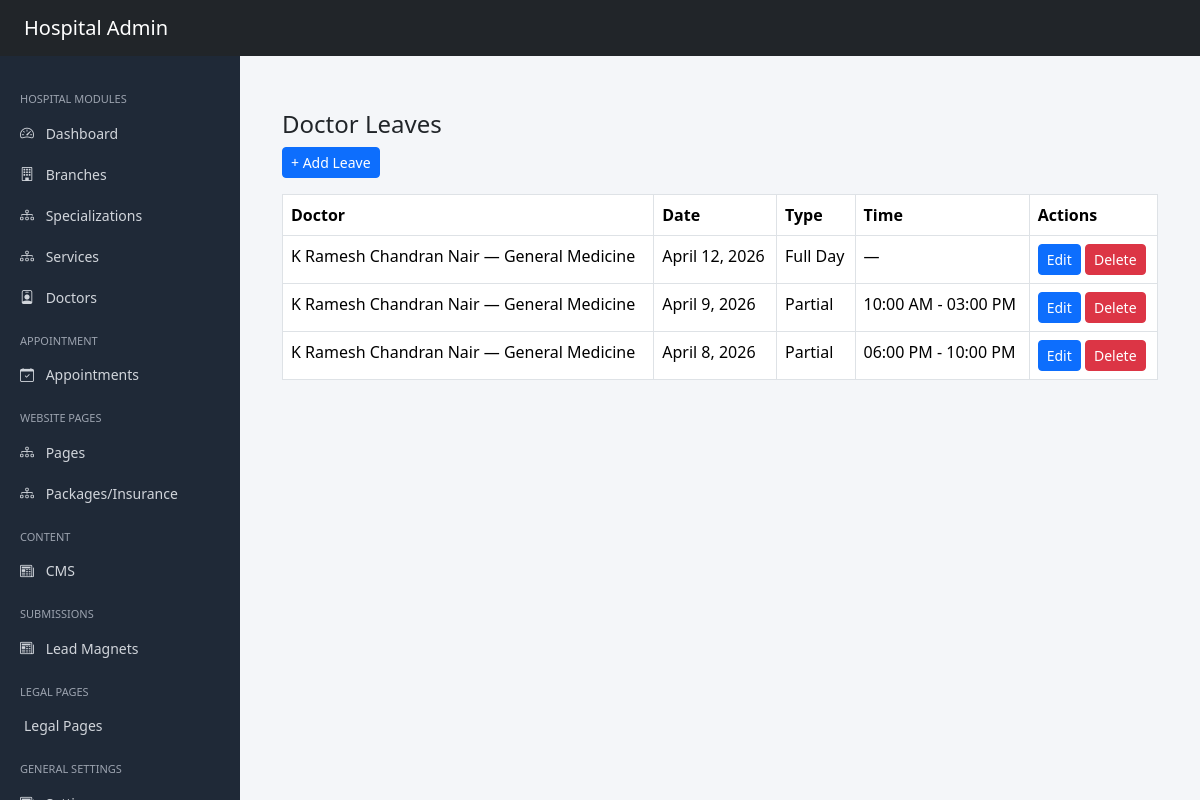
/administrator/leave/, run on the app's committed database.
### administrator/models.py (models this page shows, shortened)
class DoctorLeave(models.Model):
    doctor = models.ForeignKey(
        "Doctor",
        on_delete=models.CASCADE,
        related_name="leaves"
    )
    date = models.DateField()
    is_full_day = models.BooleanField(default=True)
    start_time = models.TimeField(null=True, blank=True)
    end_time = models.TimeField(null=True, blank=True)
    reason = models.CharField(max_length=255, blank=True)

class SEOModel(models.Model):
    meta_title = models.CharField(max_length=255, blank=True)
    meta_description = models.TextField(blank=True)
    canonical_url = models.URLField(blank=True)
    primary_keywords = models.CharField(max_length=255, blank=True)
    secondary_keywords = models.CharField(max_length=255, blank=True)
    slug = models.SlugField(unique=True)
    og_title = models.CharField(max_length=255, blank=True)
    og_description = models.TextField(blank=True)
    og_image = models.ImageField(upload_to="seo/og/", blank=True, null=True)
    class Meta:
        abstract = True

class Doctor(SEOModel):
    user = models.OneToOneField(
        settings.AUTH_USER_MODEL,
        on_delete=models.CASCADE,
        related_name="doctor_profile"
    )
    branch = models.ForeignKey(
        Branch,
        on_delete=models.CASCADE,
        related_name="doctors"
    )
    specialization = models.ForeignKey(
        Specialization,
        on_delete=models.CASCADE,
        related_name="doctors"
    )
    hero_title=models.CharField(max_length=255, blank=True)
    hero_description=models.TextField(max_length=255, blank=True)
    doctor_hero_banner = models.ImageField(upload_to='uploads/doctors/', blank=True, null=True)
    doctor_hero_banner_alt = models.CharField(max_length=255, blank=True)
    designation = models.CharField(
        max_length=200,
        blank=True
    )
    years_of_experience = models.PositiveIntegerField(
        help_text="Years of experience"
    )
    profile_image = models.ImageField(
        upload_to="uploads/doctors/profile/",
        blank=True,
        null=True
    )
    profile_image_alt = models.CharField(max_length=255, blank=True)
    specialized_in = models.CharField(
        max_length=255,
        blank=True,
        help_text="Example: Heart Surgery, Angioplasty"
    )
    languages = models.CharField(
        max_length=255,
        blank=True,
        help_text="Example: English, Hindi, Malayalam"
    )
    procedures = models.TextField(
        blank=True,
        help_text="Major procedures performed"
    )
    success_rate = models.TextField(
        blank=True,
        null=True,
    )
    patients_treated = models.TextField(
        blank=True,
        null=True,
        help_text="Total patients treated"
    )
    short_bio = models.TextField(
        blank=True
    )
    full_bio = RichTextUploadingField(
        blank=True
    )
    is_active = models.BooleanField(
        default=True
    )
    is_deleted = models.BooleanField(
        default=False
    )
    created_at = models.DateTimeField(
        auto_now_add=True
    )
    updated_at = models.DateTimeField(
        auto_now=True
    )
    class Meta:
        ordering = ["user__first_name"]
    def __str__(self):
          return f"{self.user.get_full_name()} — {self.specialization.name}"

class Specialization(SEOModel):
    branch = models.ForeignKey(
        Branch,
        on_delete=models.CASCADE,
        related_name='specializations'
    )
    name = models.CharField(max_length=200)
    short_description = models.TextField(blank=True)
    icon = models.ImageField(upload_to='uploads/specializations/', blank=True, null=True)
    featured_image = models.ImageField(upload_to='uploads/specializations/', blank=True, null=True)
    featured_image_alt = models.CharField(max_length=255, blank=True)
    hero_title = models.CharField(max_length=255, blank=True)
    hero_description = models.TextField(blank=True)
    hero_banner = models.ImageField(upload_to='uploads/specializations/', blank=True, null=True)
    hero_banner_alt = models.CharField(max_length=255, blank=True)
    main_title = models.CharField(max_length=255, blank=True)
    main_image = models.ImageField(upload_to='uploads/specializations/', blank=True, null=True)
    main_image_alt = models.CharField(max_length=255, blank=True)
    main_description = RichTextUploadingField(blank=True)
    secondary_title = models.CharField(max_length=255, blank=True)
    secondary_image = models.ImageField(upload_to='uploads/specializations/', blank=True, null=True)
    secondary_image_alt = models.CharField(max_length=255, blank=True)
    long_description_primary = RichTextUploadingField(blank=True)
    long_description_secondary = RichTextUploadingField(blank=True)
    is_active = models.BooleanField(default=True)
    is_deleted = models.BooleanField(default=False)
    created_at = models.DateTimeField(auto_now_add=True)
    updated_at = models.DateTimeField(auto_now=True)
    class Meta:
        ordering = ['-created_at']
        verbose_name = "Specialization"
        verbose_name_plural = "Specializations"

### accounts/models.py (models this page shows, shortened)
class User(AbstractUser):
    phone_number = models.CharField(max_length=15, blank=True, null=True)
    is_admin = models.BooleanField(default=False)
    is_doctor = models.BooleanField(default=False)
    is_patient = models.BooleanField(default=True)

### administrator/views.py (the view)
# urls.py: path('leave/', DoctorLeaveListView.as_view(), name='leave_list'),
class DoctorLeaveListView(ListView):
    model = DoctorLeave
    template_name = "administrator/leave/list.html"
    context_object_name = "leaves"
    def get_queryset(self):
        return DoctorLeave.objects.select_related("doctor").order_by("-date")

### userapp/context_processors.py (called while the page is built)
def global_data(request):
    def get_menu(slug):
        return MenuGroup.objects.prefetch_related('items').filter(
            slug=slug,
            is_active=True
        ).first()
    settings = GlobalSettings.objects.first()
    social_links = SocialLink.objects.filter(is_active=True).order_by('order')
    legal_pages = LegalPage.objects.filter(is_active=True)
    return {
        'global_settings': settings,
         'social_links': social_links,
         'legal_pages':legal_pages,
        'main_menu': get_menu('main-menu'),
        'specialization_menu': get_menu('specialization-menu'),
        'quick_links_menu': get_menu('quick-links-menu'),
    }

### administrator/templates/administrator/leave/list.html (shortened to what this page needs)
{% extends "administrator/shared/base.html" %}
{% block content %}
<div class="container mt-4">
<h4>Doctor Leaves</h4>
  <a
      href="{% url 'administrator:leave_create' %}"
      class="btn btn-primary btn-sm mb-3"
    >
      + Add Leave
    </a>
<table class="table table-bordered">
    <thead>
        <tr>
            <th>Doctor</th>
            <th>Date</th>
            <th>Type</th>
            <th>Time</th>
            <th>Actions</th>
        </tr>
    </thead>
    <tbody>
        {% for leave in leaves %}
        <tr>
            <td>{{ leave.doctor }}</td>
            <td>{{ leave.date }}</td>
            <td>
                {% if leave.is_full_day %}
                    Full Day
                {% else %}
                    Partial
                {% endif %}
            </td>
            <td>
                {% if not leave.is_full_day %}
                    {{ leave.start_time|time:"h:i A" }} - {{ leave.end_time|time:"h:i A" }}
                {% else %}
                    —
                {% endif %}
            </td>
            <td>
                <a href="{% url 'administrator:leave_update' leave.id %}" class="btn btn-primary btn-sm">Edit</a>
                <a href="{% url 'administrator:leave_delete' leave.id %}" class="btn btn-danger btn-sm">Delete</a>
            </td>
        </tr>
        {% endfor %}
    </tbody>
</table>
</div>
{% endblock %}

### administrator/templates/administrator/shared/base.html (style rules this page uses)
body { background:#f4f6f9; overflow-x:hidden; }

### data on the page
DoctorLeave: doctor "K Ramesh Chandran Nair — General Medicine", date "April 12, 2026", is_full_day "Full Day"
DoctorLeave: doctor "K Ramesh Chandran Nair — General Medicine", date "April 9, 2026", is_full_day "Partial", start_time "10:00 AM", end_time "03:00 PM"
DoctorLeave: doctor "K Ramesh Chandran Nair — General Medicine", date "April 8, 2026", is_full_day "Partial", start_time "06:00 PM", end_time "10:00 PM"
